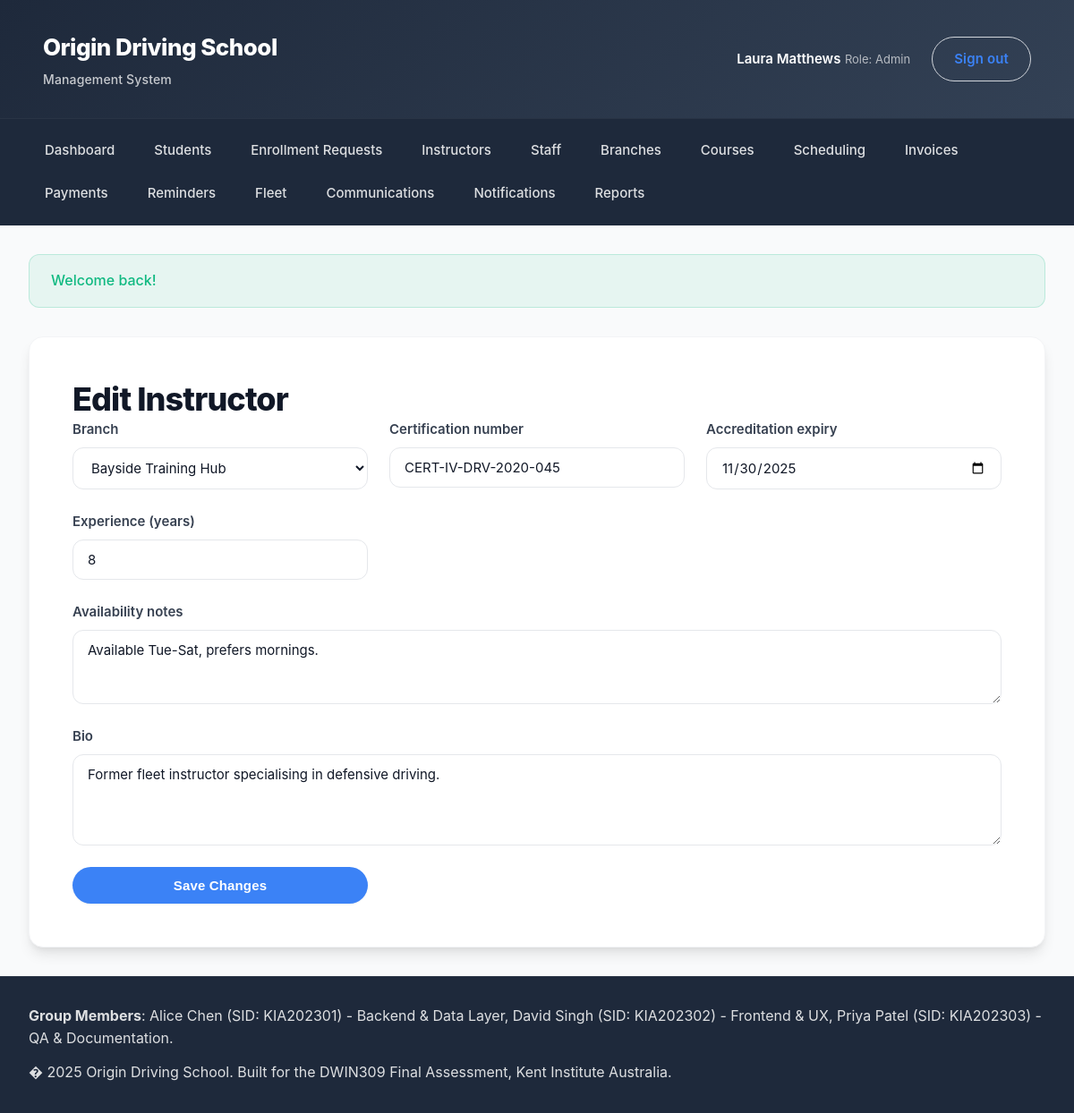
Screenshot of /index.php?page=instructors&action=edit&id=1 (signed in) with the database file from the repository.
### tables this page shows
CREATE TABLE instructors (
    id INT UNSIGNED AUTO_INCREMENT PRIMARY KEY,
    user_id INT UNSIGNED NOT NULL,
    branch_id INT UNSIGNED NULL,
    certification_number VARCHAR(80) NULL,
    accreditation_expiry DATE NULL,
    experience_years INT UNSIGNED DEFAULT 0,
    availability_notes TEXT NULL,
    bio TEXT NULL,
    rating DECIMAL(3,2) NULL,
    created_at DATETIME DEFAULT CURRENT_TIMESTAMP,
    updated_at DATETIME DEFAULT CURRENT_TIMESTAMP ON UPDATE CURRENT_TIMESTAMP,
    CONSTRAINT fk_instructors_user FOREIGN KEY (user_id) REFERENCES users(id) ON DELETE CASCADE,
    CONSTRAINT fk_instructors_branch FOREIGN KEY (branch_id) REFERENCES branches(id) ON DELETE SET NULL
);

CREATE TABLE branches (
    id INT UNSIGNED AUTO_INCREMENT PRIMARY KEY,
    name VARCHAR(120) NOT NULL,
    address VARCHAR(255) NULL,
    city VARCHAR(80) NULL,
    state VARCHAR(50) NULL,
    postcode VARCHAR(12) NULL,
    phone VARCHAR(32) NULL,
    email VARCHAR(160) NULL,
    manager_name VARCHAR(120) NULL,
    opening_hours VARCHAR(160) NULL,
    created_at DATETIME DEFAULT CURRENT_TIMESTAMP,
    updated_at DATETIME DEFAULT CURRENT_TIMESTAMP ON UPDATE CURRENT_TIMESTAMP
);

### app/Core/View.php (called while the page is built, shortened)
<?php
class View
{
    public function render(string $template, array $data = [], string $layout = 'main'): void
    {
        $viewFile = __DIR__ . '/../Views/' . $template . '.php';
        extract($data);
        include $viewFile;
    }
}

### app/Core/Controller.php (called while the page is built, shortened)
<?php
abstract class Controller
{
    protected View $view;
    public function __construct()
    {
        $this->view = new View();
    }
    protected function render(string $template, array $data = [], string $layout = 'main'): void
    {
        $this->view->render($template, $data, $layout);
    }
}

### app/Controllers/InstructorsController.php (called while the page is built, shortened)
<?php
class InstructorsController extends Controller
{
    private InstructorModel $instructors;
    private BranchModel $branches;
    public function __construct()
    {
        $this->instructors = new InstructorModel();
        $this->branches = new BranchModel();
    }
    public function editAction(): void
    {
        $id = (int) ($_GET['id'] ?? 0);
        $instructor = $this->instructors->find($id);
        $token = Csrf::token('instructor_edit_' . $id);
        $this->render('instructors/edit', [
            'pageTitle' => 'Edit Instructor',
            'instructor' => $instructor,
            'branches' => $this->branches->all(),
            'csrfToken' => $token,
        ]);
    }
}

### app/Core/Router.php (called while the page is built, shortened)
<?php
class Router
{
    public function dispatch(): void
    {
        $action = $_GET['action'] ?? 'index';
        $method = $action . 'Action';
        $controller = new $controllerClass();
        $controller->$method();
    }
}

### index.php (called while the page is built)
<?php
require __DIR__ . '/app/bootstrap.php';
$router = new App\Core\Router();
$router->dispatch();

### app/bootstrap.php (called while the page is built, shortened)
<?php
$config = require __DIR__ . '/config.php';
spl_autoload_register(function (string $class): void {
    $prefix = 'App\\';
    $baseDir = __DIR__ . '/';
    $relativeClass = substr($class, strlen($prefix));
    $file = $baseDir . str_replace('\\', '/', $relativeClass) . '.php';
});
require_once __DIR__ . '/Helpers/helpers.php';

### app/Core/Database.php (called while the page is built, shortened)
<?php
class Database
{
    private static ?PDO $connection = null;
    public static function init(array $config): void
    {
        $dsn = sprintf(
            'mysql:host=%s;port=%d;dbname=%s;charset=%s',
            $config['host'],
            $config['port'],
            $config['database'],
            $config['charset'] ?? 'utf8mb4'
        );
        $options = [
            PDO::ATTR_ERRMODE => PDO::ERRMODE_EXCEPTION,
            PDO::ATTR_DEFAULT_FETCH_MODE => PDO::FETCH_ASSOC,
            PDO::ATTR_EMULATE_PREPARES => false,
        ];
        try {
            self::$connection = new PDO($dsn, $config['username'], $config['password'], $options);
        } catch (PDOException $exception) {
            error_log('Database connection failed: ' . $exception->getMessage());
            throw $exception;
        }
    }
    public static function connection(): PDO
    {
        return self::$connection;
    }
}

### app/Core/Model.php (called while the page is built, shortened)
<?php
abstract class Model
{
    public function __construct()
    {
        $this->db = Database::connection();
    }
}

### app/Models/InstructorModel.php (called while the page is built, shortened)
<?php
class InstructorModel extends Model
{
    public function find(int $id): ?array
    {
        $sql = 'SELECT i.*, u.first_name, u.last_name, u.email, u.phone, b.name AS branch_name
                FROM instructors i
                INNER JOIN users u ON u.id = i.user_id
                LEFT JOIN branches b ON b.id = i.branch_id
                WHERE i.id = :id';
        $stmt = $this->db->prepare($sql);
        $stmt->execute(['id' => $id]);
        $row = $stmt->fetch();
        return $row === false ? null : $row;
    }
}

### app/Helpers/helpers.php (called while the page is built, shortened)
<?php
if (!function_exists('e')) {
    function e(string $value): string
    {
        return htmlspecialchars($value, ENT_QUOTES, 'UTF-8');
    }
}
if (!function_exists('route')) {
    function route(string $page, string $action = 'index', array $params = []): string
    {
        $query = array_merge(['page' => $page, 'action' => $action], $params);
        return 'index.php?' . http_build_query($query);
    }
}

### app/Models/BranchModel.php (called while the page is built, shortened)
<?php
class BranchModel extends Model
{
    public function all(): array
    {
        $stmt = $this->db->query('SELECT * FROM branches ORDER BY name');
        return $stmt->fetchAll();
    }
}

### app/Views/instructors/edit.php (the view, shortened to what this page needs)
<section class="card">
    <h1>Edit Instructor</h1>
    <form method="post" action="<?= route('instructors', 'update', ['id' => $instructor['id']]); ?>" class="form-grid">
        <label>
            <span>Branch</span>
            <select name="branch_id" required>
                <?php foreach ($branches as $branch): ?>
                    <option value="<?= e($branch['id']); ?>" <?= (int) $branch['id'] === (int) ($instructor['branch_id'] ?? 0) ? 'selected' : ''; ?>><?= e($branch['name']); ?></option>
                <?php endforeach; ?>
            </select>
        </label>
        <label>
            <span>Certification number</span>
            <input type="text" name="certification_number" value="<?= e($instructor['certification_number'] ?? ''); ?>">
        </label>
        <label>
            <span>Accreditation expiry</span>
            <input type="date" name="accreditation_expiry" value="<?= e($instructor['accreditation_expiry'] ?? ''); ?>">
        </label>
        <label>
            <span>Experience (years)</span>
            <input type="number" name="experience_years" min="0" value="<?= e($instructor['experience_years'] ?? 0); ?>">
        </label>
        <label class="full-width">
            <span>Availability notes</span>
            <textarea name="availability_notes" rows="3"><?= e($instructor['availability_notes'] ?? ''); ?></textarea>
        </label>
        <label class="full-width">
            <span>Bio</span>
            <textarea name="bio" rows="4"><?= e($instructor['bio'] ?? ''); ?></textarea>
        </label>
        <button class="button" type="submit">Save Changes</button>
    </form>
</section>

### assets/css/style.css (style rules this page uses)
:root { --primary: #3b82f6; --primary-dark: #2563eb; --primary-light: #60a5fa; --accent: #f59e0b; --accent-dark: #d97706; --surface: #ffffff; --surface-elevated: #ffffff; --background: #f9fafb; --background-subtle: #f3f4f6; --border: #e5e7eb; --border-light: #f3f4f6; --border-medium: #d1d5db; --text: #111827; --text-medium: #374151; --text-muted: #6b7280; --text-subtle: #9ca3af; --success: #10b981; --success-light: #34d399; --danger: #ef4444; --danger-light: #f87171; --warning: #f59e0b; --warning-light: #fbbf24; --info: #3b82f6; --info-light: #60a5fa; --radius-sm: 8px; --radius-md: 12px; --radius-lg: 16px; --radius-xl: 20px; --radius-full: 9999px; --shadow-sm: 0 1px 2px 0 rgba(0, 0, 0, 0.05); --shadow: 0 4px 6px -1px rgba(0, 0, 0, 0.1), 0 2px 4px -1px rgba(0, 0, 0, 0.06); --shadow-md: 0 10px 15px -3px rgba(0, 0, 0, 0.1), 0 4px 6px -2px rgba(0, 0, 0, 0.05); --shadow-lg: 0 20px 25px -5px rgba(0, 0, 0, 0.1), 0 10px 10px -5px rgba(0, 0, 0, 0.04); --shadow-xl: 0 25px 50px -12px rgba(0, 0, 0, 0.25); --space-xs: 0.5rem; --space-sm: 0.75rem; --space-md: 1rem; --space-lg: 1.5rem; --space-xl: 2rem; --space-2xl: 3rem; --transition-fast: 150ms cubic-bezier(0.4, 0, 0.2, 1); --transition-base: 200ms cubic-bezier(0.4, 0, 0.2, 1); --transition-slow: 300ms cubic-bezier(0.4, 0, 0.2, 1); font-size: 16px; }
* { box-sizing: border-box; margin: 0; padding: 0; }
body { font-family: -apple-system, BlinkMacSystemFont, "Inter", "Segoe UI", Roboto, "Helvetica Neue", Arial, sans-serif; color: var(--text); background: var(--background); line-height: 1.6; -webkit-font-smoothing: antialiased; -moz-osx-font-smoothing: grayscale; font-weight: 400; }
h1, h2, h3, h4, h5, h6 { line-height: 1.2; font-weight: 700; color: var(--text); }
h1 { font-size: 2.25rem; letter-spacing: -0.025em; font-weight: 800; }
.button { display: inline-flex; align-items: center; justify-content: center; gap: var(--space-xs); padding: 0.75rem 1.5rem; border-radius: var(--radius-full); border: none; background: var(--primary); color: #ffffff; font-weight: 600; font-size: 0.9375rem; cursor: pointer; transition: all var(--transition-base); box-shadow: var(--shadow-sm); white-space: nowrap; letter-spacing: 0.01em; }
.app-shell { min-height: 100vh; display: grid; grid-template-rows: auto auto 1fr auto; }
.card { background: var(--surface); border-radius: var(--radius-lg); box-shadow: var(--shadow-md); padding: var(--space-2xl); border: 1px solid var(--border-light); transition: all var(--transition-base); }
.form-grid { display: grid; gap: var(--space-lg); grid-template-columns: repeat(auto-fit, minmax(260px, 1fr)); }
.form-grid label { display: flex; flex-direction: column; font-size: 0.9375rem; font-weight: 600; color: var(--text-medium); gap: var(--space-xs); }
.form-grid input, .form-grid select, .form-grid textarea { border-radius: var(--radius-md); border: 1.5px solid var(--border); padding: 0.75rem 1rem; font-size: 0.9375rem; color: var(--text); background: var(--surface); transition: all var(--transition-base); font-family: inherit; }
.form-grid .full-width { grid-column: 1 / -1; }

### rows the page displays
instructors: branch_id "Bayside Training Hub", certification_number "CERT-IV-DRV-2020-045", accreditation_expiry "11/30/2025", experience_years "8", availability_notes "Available Tue-Sat, prefers mornings.", bio "Former fleet instructor specialising in defensive driving."

### other values shown
$user['first_name'] . ' ' . $user['last_name'] "Laura Matthews"
$user['role'] "Admin"
$item['label'] "Dashboard"
$item['label'] "Students"
$item['label'] "Enrollment Requests"
$item['label'] "Instructors"
$item['label'] "Staff"
$item['label'] "Branches"
$item['label'] "Courses"
$item['label'] "Scheduling"
$item['label'] "Invoices"
$item['label'] "Payments"
$item['label'] "Reminders"
$item['label'] "Fleet"
$item['label'] "Communications"
